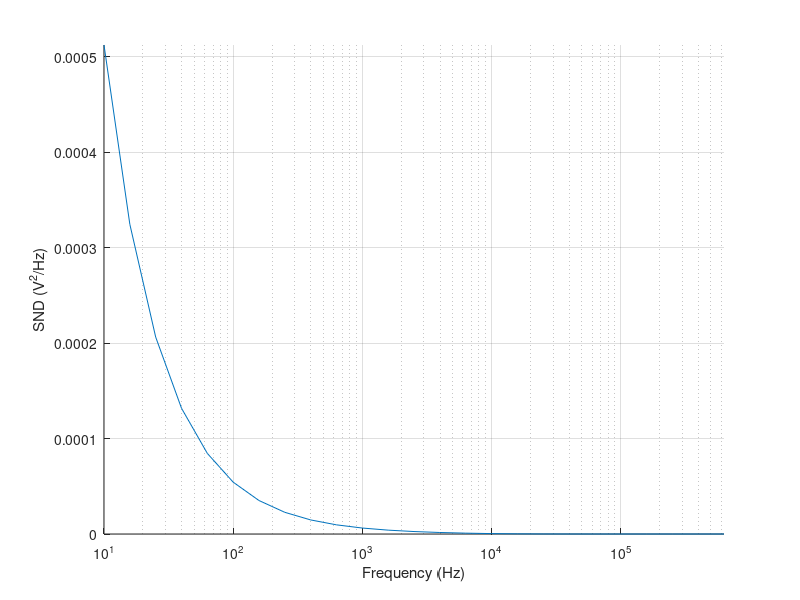

This figure's MATLAB source:
close all;

%% Read data from CSV in the same folder
M = csvread('ac_noise.csv', 1, 0);
freq = M(:, 1);
snd = M(:, 2);

index = find(freq >= 10 & freq <= 1000000);
freq = freq(index);
snd = snd(index);

%% Generate plot
hold on;
plot(freq, snd);
xlabel('Frequency (Hz)');
ylabel('SND (V^2/Hz)');
axis([min(freq), max(freq), 0, max(snd)]);
set(gca, 'xscale', 'log');
grid on;

saveas(gcf, 'ac_noise.eps', 'epsc');
